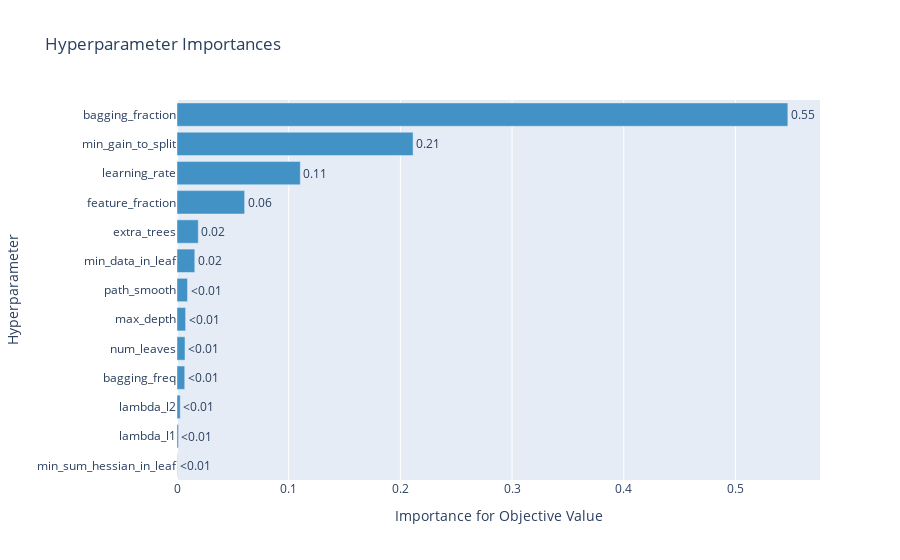

Notebook cell for this chart:
### Markdown cell above
### 重要度の可視化

### Code cell
study = optuna.load_study(
    study_name='lightgbm-hyperparameter-tuning-ramdomsampler-v1',
    storage='sqlite:///optuna.db'
)
optuna.visualization.plot_param_importances(study).show()

### Figure 1 — Plotly figure (JSON) as saved in the notebook; plotly's stock layout.template omitted (floating-point values rounded to 4 significant figures)
{"data": [{"cliponaxis": false, "hovertemplate": ["min_sum_hessian_in_leaf (FloatDistribution): 0.00023982987874587196<extra></extra>", "lambda_l1 (FloatDistribution): 0.0013368361316711203<extra></extra>", "lambda_l2 (FloatDistribution): 0.002910243075976613<extra></extra>", "bagging_freq (IntDistribution): 0.006926037572971796<extra></extra>", "num_leaves (IntDistribution): 0.007171729770089266<extra></extra>", "max_depth (IntDistribution): 0.007706328374096685<extra></extra>", "path_smooth (IntDistribution): 0.009423745991506912<extra></extra>", "min_data_in_leaf (IntDistribution): 0.01593055459342684<extra></extra>", "extra_trees (CategoricalDistribution): 0.01906519843135436<extra></extra>", "feature_fraction (FloatDistribution): 0.06056492646589635<extra></extra>", "learning_rate (FloatDistribution): 0.11040313305566649<extra></extra>", "min_gain_to_split (FloatDistribution): 0.21138815331292082<extra></extra>", "bagging_fraction (FloatDistribution): 0.546933283345677<extra></extra>"], "marker": {"color": "rgb(66,146,198)"}, "orientation": "h", "text": ["<0.01", "<0.01", "<0.01", "<0.01", "<0.01", "<0.01", "<0.01", "0.02", "0.02", "0.06", "0.11", "0.21", "0.55"], "textposition": "outside", "type": "bar", "x": [0.0002398, 0.001337, 0.00291, 0.006926, 0.007172, 0.007706, 0.009424, 0.01593, 0.01907, 0.06056, 0.1104, 0.2114, 0.5469], "y": ["min_sum_hessian_in_leaf", "lambda_l1", "lambda_l2", "bagging_freq", "num_leaves", "max_depth", "path_smooth", "min_data_in_leaf", "extra_trees", "feature_fraction", "learning_rate", "min_gain_to_split", "bagging_fraction"]}], "layout": {"autosize": true, "showlegend": false, "title": {"text": "Hyperparameter Importances"}, "xaxis": {"autorange": true, "range": [0, 0.5757], "title": {"text": "Importance for Objective Value"}, "type": "linear"}, "yaxis": {"autorange": true, "range": [-0.5, 12.5], "title": {"text": "Hyperparameter"}, "type": "category"}}}
